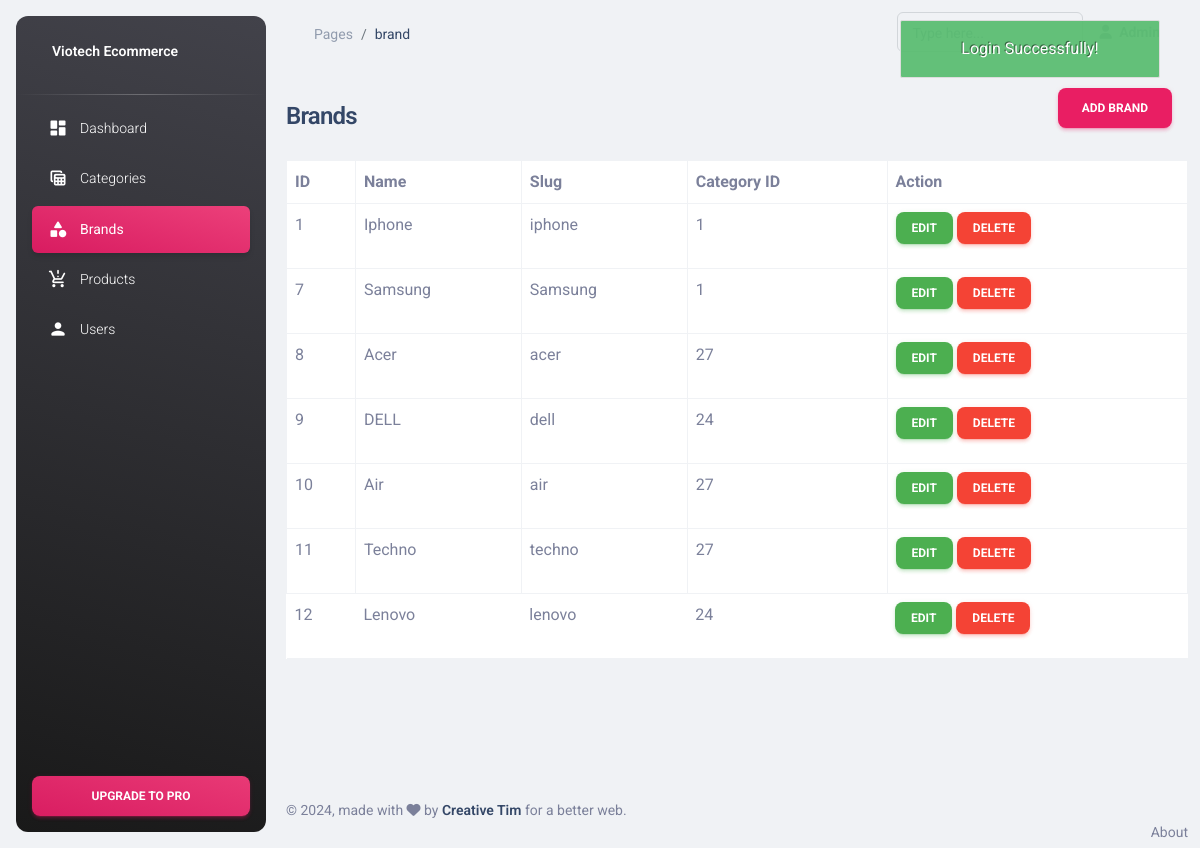
The app's page /admin/brand.php (signed in) with its own data.
### tables this page shows
CREATE TABLE `brands` (
  `id` int(11) NOT NULL,
  `name` varchar(50) NOT NULL,
  `slug` varchar(50) NOT NULL,
  `category_id` int(11) NOT NULL
);

### admin/includes/config/DAL.php (called while the page is built, shortened)
<?php
require_once "dbcon.php";
function getAll($table)
{
    global $conn;
    $sql = "SELECT * FROM $table";
    $result = $conn->query($sql);
    if ($result->num_rows > 0) {
        return $result;
    } else {
        return false;
    }
}

### admin/brand.php (the view)
<?php include('includes/header.php');
include('includes/config/DAL.php');
$brands = getAll('brands');
?>
<div class="container-fluid py-4">
    <div class="row min-vh-80 h-100">
        <div class="col-12">
            <h4 class="d-flex align-items-center justify-content-between mb-3 pe-3">
                Brands
                <a href="addBrand.php" class="btn btn-primary text-white">
                    Add Brand
                </a>
            </h4>
            <?php
            if (!$brands)
                echo "No brands found.";
            else {
                echo '<table class="table table-bordered bg-white">
                <thead class="font-weight-bolder">
                    <td>ID</td>
                    <td>Name</td>
                    <td>Slug</td>
                    <td>Category ID</td>
                    <td>Action</td>
                </thead>
                <tbody>';
                while ($row = $brands->fetch_assoc()) {
                    echo '
                <tr>
                    <td>' . $row['id'] . '</td>
                    <td>' . $row['name'] . '</td>
                    <td>' . $row['slug'] . '</td>
                    <td>' . $row['category_id'] . '</td>
                    <td>
                        <a href="editBrand.php?id=' . $row['id'] . '" class="btn btn-success text-white btn-sm">
                            Edit
                        </a>
                        <form class="d-inline" action="includes/config/BL.php" method="POST" >
                            <input type="hidden" name="id" value="' . $row['id'] . '" />
                            <button type="submit" class="btn btn-danger text-white btn-sm" name="delete_brand">
                                    Delete
                            </button>
                        </form>
                    </td>
                        </tr>';
                }
                echo "</tbody>
            </table>";
            }
            ?>
        </div>
    </div>
</div>
<?php include('includes/footer.php'); ?>

### records on screen
brands: id "1", name "Iphone", slug "iphone", category "1"
brands: id "7", name "Samsung", slug "Samsung", category "1"
brands: id "8", name "Acer", slug "acer", category "27"
brands: id "9", name "DELL", slug "dell", category "24"
brands: id "10", name "Air", slug "air", category "27"
brands: id "11", name "Techno", slug "techno", category "27"
brands: id "12", name "Lenovo", slug "lenovo", category "24"
